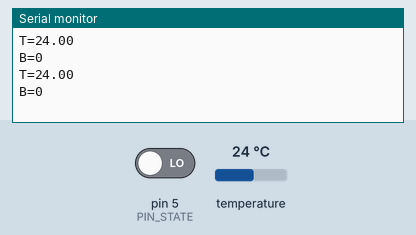
This sketch was run on a simulated Arduino Uno, built with avr-gcc and run on an emulated ATmega328P. On the bench: the last lines printed to the serial monitor. The inputs (shaded band) are chosen by the test bench; at power-on: temperature 24 °C, pin 5 (PIN_STATE) LOW.

Above: at 4.3 s.
4.4 s: temperature set to 12 °C
6.2 s: pin 5 (PIN_STATE) driven HIGH
At 7.6 s:
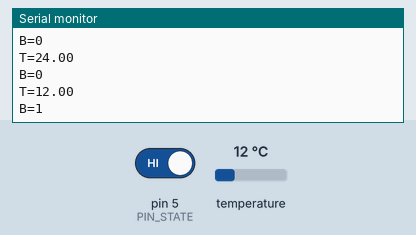
8.0 s: temperature set to 19 °C
At 10.2 s:
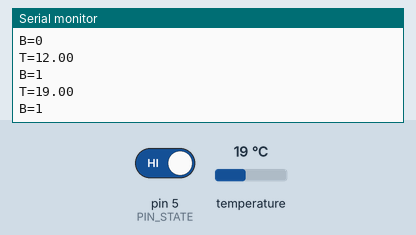
Timing chart, 0 to 11.7 s (numbered marks = the images above; inputs shaded):
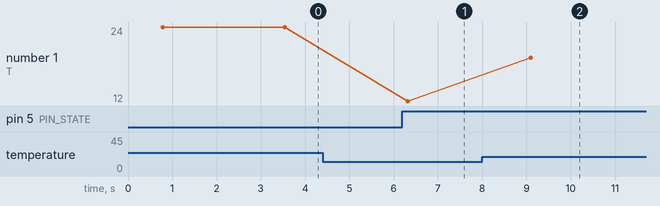

The sketch:

temp_sensor.ino
```cpp
#include <OneWire.h>
#include <DallasTemperature.h>
#include <SoftwareSerial.h>

const uint8_t PIN_STATE = 5; //module stat

OneWire oneWire(3); //DS18B20
DallasTemperature sensor(&oneWire);
SoftwareSerial bt(A4, A5);

void setup() {
  pinMode(PIN_STATE, INPUT);
  Serial.begin(9600);
  bt.begin(9600);
  sensor.begin();
}

void loop() {
  sensor.requestTemperatures();
  float celsius = sensor.getTempCByIndex(0);

  if (digitalRead(PIN_STATE) == HIGH) {
    bt.print("T:");
    bt.println(celsius, 2);
  }

  Serial.print("T=");
  Serial.print(celsius, 2);
  Serial.print("\n");
  Serial.print("B=");
  Serial.print(digitalRead(PIN_STATE));
  Serial.print("\n");

  delay(2000);
}
```

Measured:
- after the input at 6.2 s, the serial monitor: prints a new line after 0.13 s (image 1)
- after the input at 8.0 s, the serial monitor: prints a new line after 1.1 s (image 2)
- plotted number 1: 12 → 19 after the input at 8.0 s
